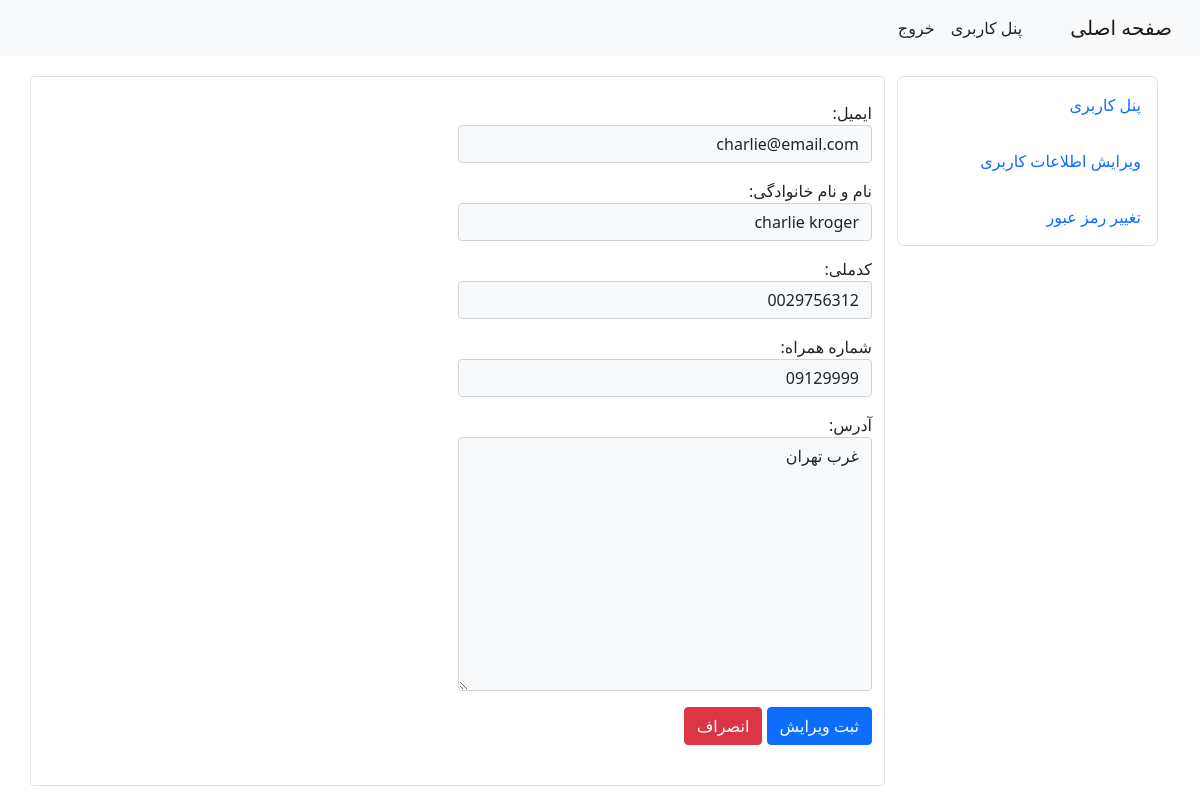
Before: /accounts/edit/ (signed in) with the older database file.
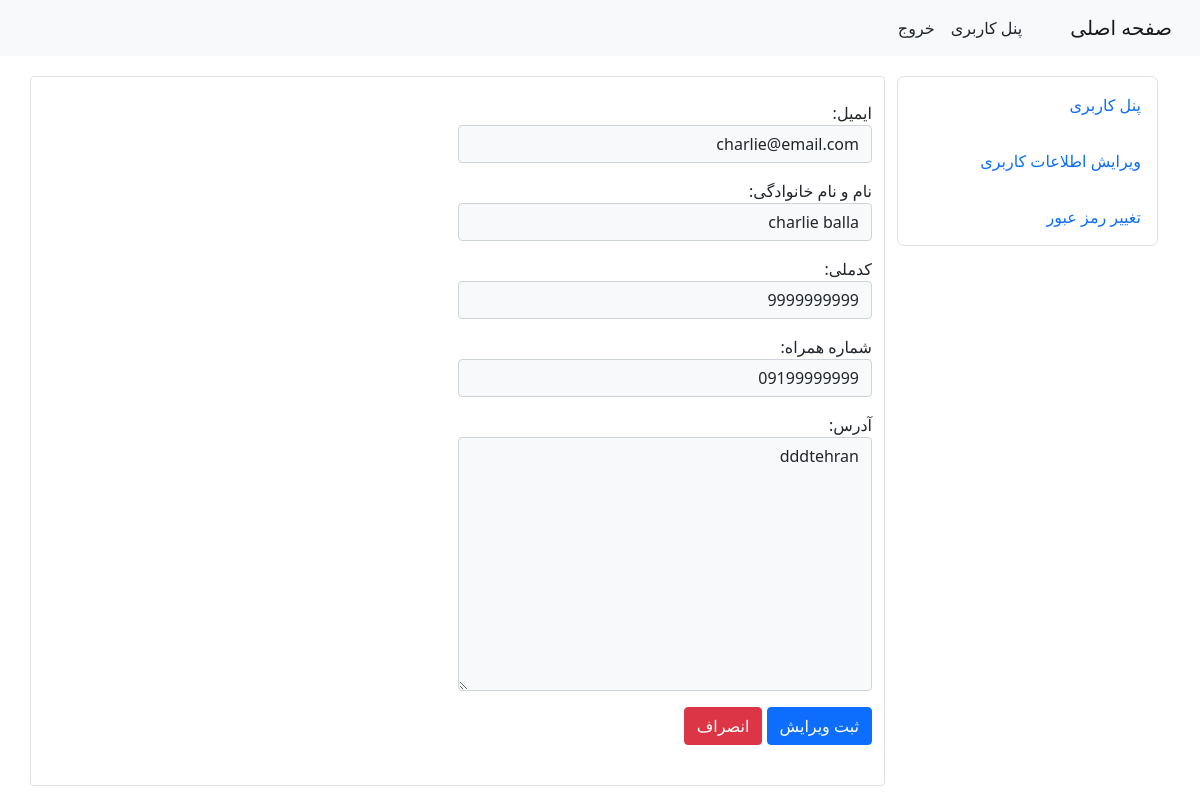
After: the same page with the newer database file.
### accounts/models.py (models this page shows, shortened)
class User(AbstractBaseUser):
    email =         models.EmailField(max_length=254, unique=True)
    full_name =     models.CharField(max_length=200)
    national_code = models.CharField(max_length=10, unique=True) #validate
    mobile =        models.CharField(max_length=11, unique=True) #validate
    address =       models.TextField()
    ACCESS_LEVELS = (
        ('s','simple'),
        ('o','operator')
    )
    access_level =  models.CharField(max_length=1,  choices=ACCESS_LEVELS, default = 's')
    is_admin =      models.BooleanField(default=False)
    is_active =     models.BooleanField(default=True)
    created =       models.DateTimeField(auto_now_add=True)
    updated =       models.DateTimeField(auto_now=True)
    USERNAME_FIELD = 'email'
    REQUIRED_FIELDS = ['full_name', 'national_code', 'mobile', 'address']
    objects = MyUserManager()

### accounts/views.py (the view)
# urls.py: path('edit/',views.user_edit,name='user_edit'),
@login_required
def user_edit(request):
    myid = request.user.id
    me = get_object_or_404(User, id = myid)
    if request.method =='POST':
        form = UserChangeForm(request.POST, instance=me)
        if form.is_valid():
            form.save()
            messages.success(request,'ویرایش مشخصات با موفقیت انجام شد','success')
            return redirect('accounts:dashboard')
    else :
        form = UserChangeForm(instance=me)
    context = {
        'form' : form
    }
    return render (request, 'accounts/user_edit.html', context)

### templates/accounts/user_edit.html (shortened to what this page needs)
{% extends 'base.html' %}
{% block content %}
    <div class="row">
        <div class="col-3 ">
            {% include 'accounts/vertical_navbar.html'  %}
        </div>
        <div class="col border border-secoundry py-4" style='border-radius:4px;'>
            <form method='POST' >
                {{ form.as_p }}
                <input type='submit' value='ثبت ویرایش' class='btn btn-primary' >
                <a href="{% url 'accounts:dashboard' %}" type="button" class="btn btn-danger">انصراف</a>
            </form>
        </div>
    </div>
{% endblock %}

Changed rows visible on the page:
changed User "charlie@email.com": full_name "charlie kroger" → "charlie balla"; national_code "0029756312" → "9999999999"; mobile "09129999" → "09199999999"; address "غرب تهران" → "dddtehran"
